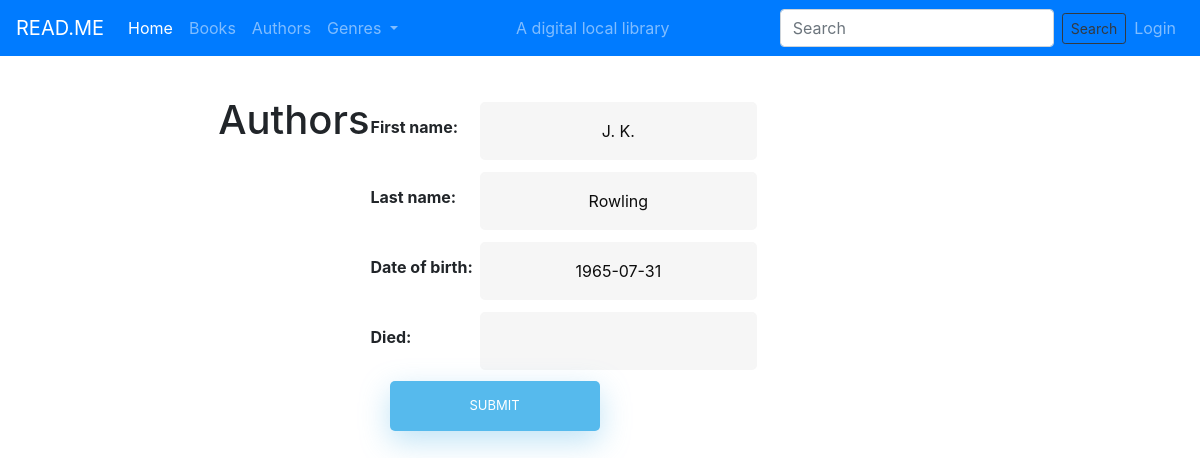
/catalog/author/1/update/, run on the app's committed database.
### catalog/models.py (models this page shows, shortened)
class Author(models.Model):
    first_name = models.CharField(max_length=100)
    last_name = models.CharField(max_length=100)
    date_of_birth = models.DateField(null=True, blank=True)
    date_of_death = models.DateField('Died', null=True, blank=True)
    class Meta:
        ordering = ['first_name', 'last_name']

### catalog/views.py (the view)
# urls.py: path('author/<int:pk>/update/', views.AuthorUpdateView.as_view(), name = 'author-update'),
class AuthorUpdateView(UpdateView):
    model = Author
    template_name = 'authors/author_edit.html'
    fields = '__all__'

### catalog/templates/authors/author_edit.html (shortened to what this page needs)
{% extends 'base.html' %}
{% block content %}
    <h1>Authors</h1>
<br>
    <form action="" method="post">
    <table>
    {{ form.as_table }}
    </table>
    <input type="submit" value="Submit">
  </form>
{% endblock %}

### catalog/static/css/styles.css (style rules this page uses)
body { font-family: "Poppins", sans-serif; height: 100vh; }
input[type=button], input[type=submit], input[type=reset] { background-color: #56baed; border: none; color: white; padding: 15px 80px; text-align: center; text-decoration: none; display: inline-block; text-transform: uppercase; font-size: 13px; -webkit-box-shadow: 0 10px 30px 0 rgba(95,186,233,0.4); box-shadow: 0 10px 30px 0 rgba(95,186,233,0.4); -webkit-border-radius: 5px 5px 5px 5px; border-radius: 5px 5px 5px 5px; margin: 5px 20px 40px 20px; -webkit-transition: all 0.3s ease-in-out; -moz-transition: all 0.3s ease-in-out; -ms-transition: all 0.3s ease-in-out; -o-transition: all 0.3s ease-in-out; transition: all 0.3s ease-in-out; }
input[type=text], input[type = password] { background-color: #f6f6f6; border: none; color: #0d0d0d; padding: 15px 32px; text-align: center; text-decoration: none; display: inline-block; font-size: 16px; margin: 5px; width: 85%; border: 2px solid #f6f6f6; -webkit-transition: all 0.5s ease-in-out; -moz-transition: all 0.5s ease-in-out; -ms-transition: all 0.5s ease-in-out; -o-transition: all 0.5s ease-in-out; transition: all 0.5s ease-in-out; -webkit-border-radius: 5px 5px 5px 5px; border-radius: 5px 5px 5px 5px; }

### data on the page
Author: first_name "J. K.", last_name "Rowling", date_of_birth "1965-07-31"
